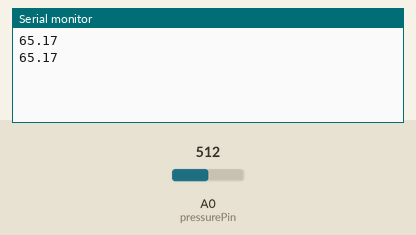
The sketch below on a simulated Arduino Uno, built with avr-gcc and run on an emulated ATmega328P. Shown: the last lines printed to the serial monitor. The inputs (shaded band) are chosen by the test bench; at power-on: A0 (pressurePin) = 512.

Above: at 1.8 s.
1.9 s: A0 (pressurePin) set to 716
At 2.6 s:
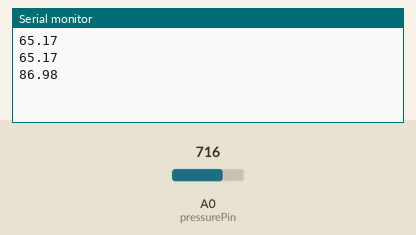
3.4 s: A0 (pressurePin) set to 900
At 4.8 s:
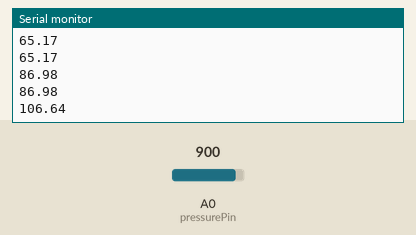
Timing chart, 0 to 6.4 s (numbered marks = the images above; inputs shaded):
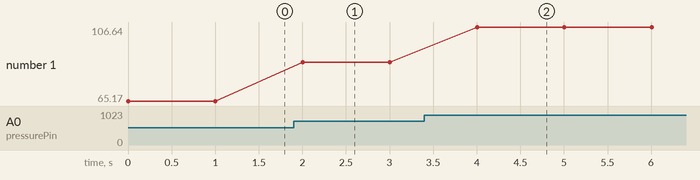

The sketch:

bacaMPX4115.ino
```cpp
int pressurePin = 0;
int val;
float pkPa;
void setup(){
  Serial.begin(9600);
}
void loop(){
  val = analogRead(pressurePin);
  pkPa = ((val * .00481 / 5) + .094) / .009;
  Serial.println(pkPa);
  delay(1000);
}
```

Measured:
- after the input at 1.9 s, the serial monitor: prints a new line after 0.10 s (image 1)
- after the input at 3.4 s, the serial monitor: prints a new line after 0.60 s (image 2)
- plotted number 1: 65.17 → 86.98 after the input at 1.9 s, 86.98 → 106.64 after the input at 3.4 s
